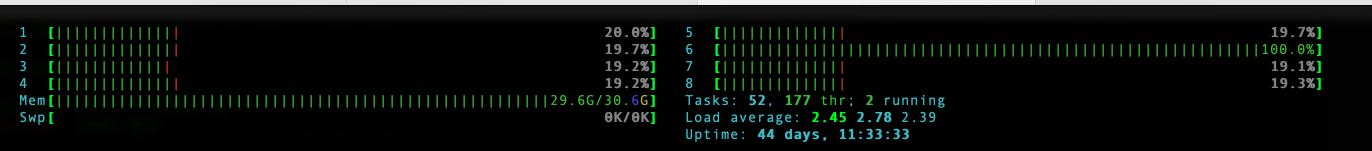
#> input picture images/memory_filled.png, 2744 x 302 px (shown at 1/2 size)
$ jupyter execute --allow-errors data_analysis_with_python.ipynb
#> lines starting #> are read from the running program, lines starting #| are printed output that depends on the picture
[cell 1]
import re
import sys
import os
import numpy as np
import scipy.linalg as SL

[cell 2]
def red_green_blue():
    res = list()
    with open('rgb.txt') as fh:
        lines = fh.readlines()
    for rgb in lines:
        s = re.sub(r'(\s*)(\d+)(\s*)(\d+)(\s*)(\d+)(\s*)(\t*)(\S+)(\s*)(\S*)(\s*)(\S*)(\n)',
                   r'\2\t\4\t\6\t\8\9\10\11\12',
                   rgb)
        #print(repr(s))
        res.append(s)
    return res

#> (the rest of this cell did not finish here and is left out)

#> (a cell that did not finish here is left out)

[cell 4]
def word_frequencies(fname):
    res = list()
    with open(fname) as fh:
        lines = fh.readlines()
    lines_fixed = list()
    for line in lines:
        l = line.replace('\n', '').strip("""!"#$%&'()*,-./:;?[]_ @""") # lines level
        if len(l) > 0:
            words = l.split()
            clean_words = list()
            for word in words:
                if not word.isspace() and len(word) > 0:
                    w = word.strip("""!"#$%&'()*,-./:;?[]_ @""") # words level
                    if len(w) > 0: # Do not remove empty character to pass test
                     clean_words.append(w)
            lines_fixed.append(clean_words)
    # Generate unique words from the text
    unique_words = set()
    for words in lines_fixed:
        unique_words = unique_words.union(set(words)) # Do not unify case to pass test
    # Create dict of word count
    result_dict = dict()
    for k in unique_words:
        result_dict[k] = 0
        counter = 0
        for sentence in lines_fixed:
            counter += sentence.count(k)
        result_dict[k] = counter
    return result_dict

def main():
    res = word_frequencies('./alice.txt')
    print(res['Creating'])
    for k in res:
        print(f'{k} \t{res[k]}')
#> (the rest of this cell did not finish here and is left out)

#> (a cell that did not finish here is left out)

print(f"{res['creating']}, {res['Creating']}")

[cell 6]
def file_extensions(fname):
    extensions = set()
    res = dict()
    noext = list()
    with open(fname) as fh:
        lines = fh.read().splitlines()
        for fn in lines:
            if fn.find(".") > 0:
                ext = fn.split(".")[-1]
                if ext not in res.keys():
                    res[k] = [fn]
                else:
                    res[k].append(fn)
            else:
                noext.append(fn)
    return (noext, res)

[cell 7]
# Init
class Prepend():
    def __init__(self, prepend_str):
        self.start = prepend_str

    def write(self, text):
        print(f'{self.start} {text}')

def main():
    p = Prepend("+++ ")
    p.write("Hello")
main()

[cell 8]
# Overriding logical operators
class Rational():
    def __init__(self, numerator, denominator):
        self.numerator = numerator
        self.denominator = denominator
    def __str__(self):
        return f'{self.numerator}/{self.denominator}'
    def __repr__(self):
        return f'{self.numerator}/{self.denominator}'
    def __add__(self, other):
        denominator = self.denominator * other.denominator
        numerator = (denominator/self.denominator) * self.numerator + (denominator/other.denominator) * other.numerator
        return Rational(numerator, denominator)
    def __sub__(self, other):
        denominator = self.denominator * other.denominator
        numerator = (denominator/self.denominator) * self.numerator - (denominator/other.denominator) * other.numerator
        return Rational(numerator, denominator)
    def __mul__(self, other):
        numerator = self.numerator * other.numerator
        denominator = self.denominator * other.denominator
        return Rational(numerator, denominator)
    def __truediv__(self, other):
        numerator = self.numerator * other.denominator
        denominator = self.denominator * other.numerator
        return Rational(numerator, denominator)
    def __lt__(self, other):
        return True if self.numerator/self.denominator < other.numerator/other.denominator else False
    def __gt__(self, other):
        return True if self.numerator/self.denominator > other.numerator/other.denominator else False
    def __eq__(self, other):
        return True if self.numerator/self.denominator == other.numerator/other.denominator else False


a = Rational(1,4)
b = Rational(2,3)
c = a + b
print(f'a = {a}, b = {b}')
print(f'a+b = {a + b}')
print(f'a-b={a-b}, a*b={a*b}, a/b={a/b}, a<b={a<b} a>b={a>b},  a==b = {a==b}')

[cell 9]
# Exception nesting
test_str = "abd 123 1.2 test 13.2 -1"
def extract_numbers(text):
#> called with text = 'abd 123 1.2 test 13.2 -1'
    items = text.split(" ")
    res = list()
    for item in items:
        try:
            i = int(item)
            res.append(i)
        except ValueError:
            try:
                f = float(item)
                res.append(f)
            except ValueError:
                continue
    return res
extract_numbers(test_str)

[cell 10]
# Numpy
np.random.seed(0)
x = np.random.randint(0, 5, (3,3))
y = np.random.randint(5, 10, (3,3))
x, y

[cell 11]
# Vector lengths
def vector_lengths(x):
    n, m = x.shape
    #SL.norm(x, axis=1)
    return np.sqrt(np.sum(np.power(x, [2]), axis=1))
vector_lengths(x)

[cell 12]
# Vector angles
def vector_angles(x, y):
    if len(x.shape) > 1: # process a matrix of vectors
        n = x.shape[0]
        angles_radians = np.zeros(n)
        for i in range(n):
            inner_prod = sum(x[i][:] * y[i][:])
            norm_prod = np.sqrt(sum(x[i][:] * x[i][:])) * np.sqrt(sum(y[i][:] * y[i][:]))
            angles_radians[i] = np.arccos(np.clip(inner_prod/norm_prod, -1.0, 1.0))
        angles_radians
        return np.degrees(angles_radians)
    else: # process single vectors
        inner_prod = sum(x * y)
        norm_prod = np.sqrt(sum(x * x)) * np.sqrt(sum(y * y))
        angle_radians = np.arccos(np.clip(inner_prod/norm_prod, -1.0, 1.0))
        return np.degrees(angle_radians)
vector_angles(np.array([4, 5, 6]), np.array([4, 5, 6])), vector_angles(x, y)

[cell 13]
def multiplication_table(n):
#> called with n = 4
    vec = np.arange(n)
    for i in vec:
        print(vec[i] * vec)
    return
multiplication_table(4)

## Image Processing

[cell 14]
import matplotlib.pyplot as plt
import numpy as np

[cell 15]
# Each image is a multi-dimensional matrix
# A CYMK image has 4 channels

plt.figure(figsize=(25,10))
painting=plt.imread("images/memory_filled.png")
#> painting is the input picture: shape (302, 2744, 4) float32; mean R, G, B, A 0.049, 0.0665, 0.0537, 1
plt.title('Original image')
print(painting.shape)
#| (302, 2744, 4)
print(f"The image consists of {painting.shape[0] * painting.shape[1]} pixels")
#| The image consists of 828688 pixels
plt.imshow(painting);

[cell 16]
# Adjust the layers
adjusted_c = painting[:,:,0]  *  0.2126
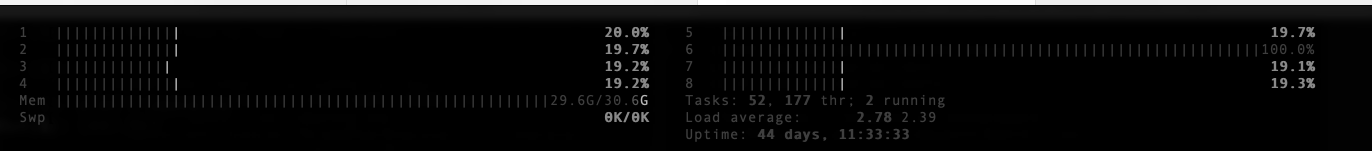
#> adjusted_c: shape (302, 2744) float32 (shown at 1/2 size); min 0, max 0.201, mean 0.0104; drawn with min black and max white
adjusted_m = painting[:,:,1]  * 0.7152
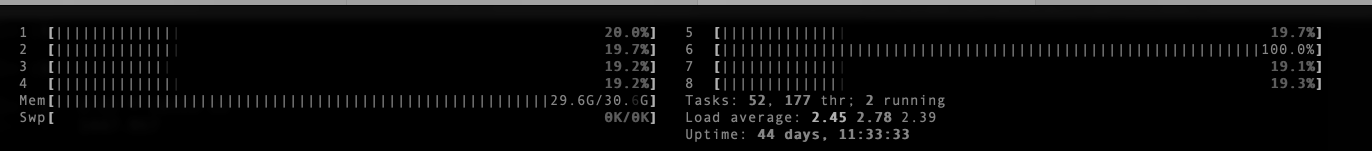
#> adjusted_m: shape (302, 2744) float32 (shown at 1/2 size); min 0, max 0.693, mean 0.0475
adjusted_y = painting[:,:, 2] * 0.0722
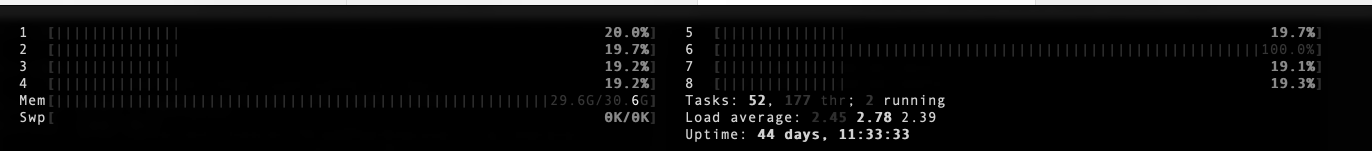
#> adjusted_y: shape (302, 2744) float32 (shown at 1/2 size); min 0, max 0.0682, mean 0.00388; drawn with min black and max white
adjusted_k = painting[:,:, 3] * 1
#> adjusted_k: shape (302, 2744) float32; every value is 1

print(f'channel shapes: {adjusted_c.shape},{adjusted_m.shape},{adjusted_y.shape},{adjusted_k.shape}')
#| channel shapes: (302, 2744),(302, 2744),(302, 2744),(302, 2744)
print(f'Image resolution: {adjusted_c.shape[0] * adjusted_c.shape[1]}')
#| Image resolution: 828688

[cell 17]
# repackage the image into a n-dimensional array
adj_painting = np.ones((302, 2744, 4), dtype=np.float32)
adj_painting[:,:,0] = adjusted_c
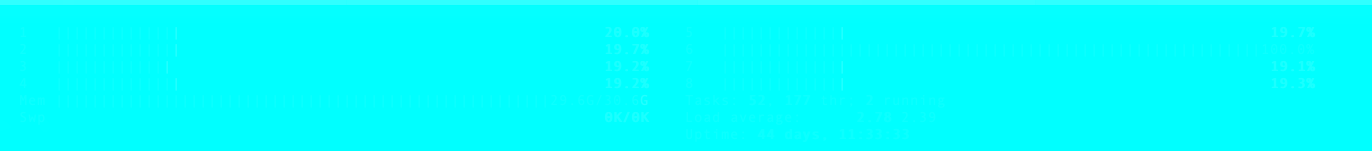
#> adj_painting: shape (302, 2744, 4) float32 (shown at 1/2 size); mean of channels 0, 1, 2, 3 0.0104, 1, 1, 1; drawn as R, G, B
adj_painting[:,:,1] = adjusted_m
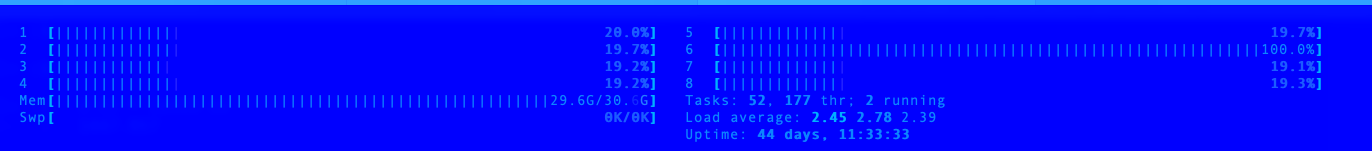
#> adj_painting: shape (302, 2744, 4) float32 (shown at 1/2 size); mean of channels 0, 1, 2, 3 0.0104, 0.0475, 1, 1; drawn as R, G, B
adj_painting[:,:,2] = adjusted_y
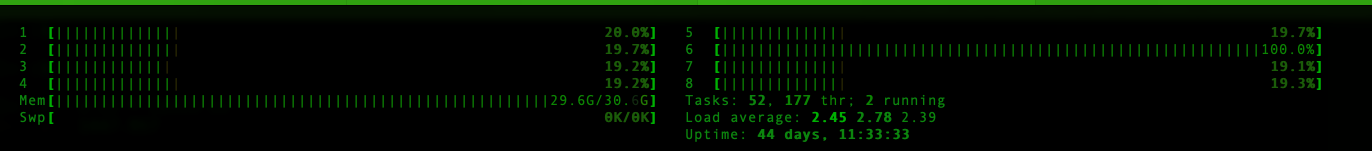
#> adj_painting: shape (302, 2744, 4) float32 (shown at 1/2 size); mean of channels 0, 1, 2, 3 0.0104, 0.0475, 0.00387, 1; drawn as R, G, B
adj_painting[:,:,3] = adjusted_k

[cell 18]
# visualize one adjusted channel
fig, ax = plt.subplots(5, 1, figsize=(25,10), tight_layout=True)
ax[0].imshow(adjusted_c)
ax[1].imshow(adjusted_m)
ax[2].imshow(adjusted_y)
ax[3].imshow(adjusted_k)

# adjusted
ax[4].imshow(adj_painting, cmap='gray')
_=ax[4].set_title('Adjusted img')

[cell 19]
plt.figure(figsize=(20,15))

def to_red(ndarray):
    img = ndarray.copy()
    img[:,:,1] = 0
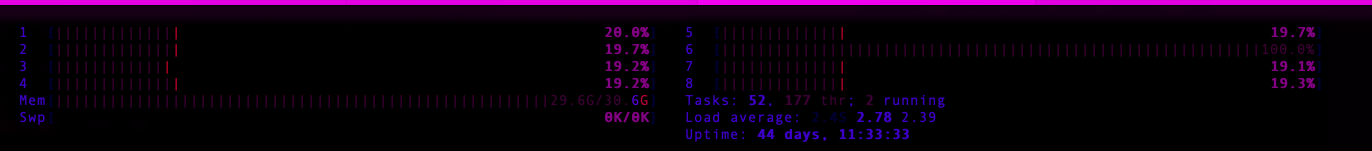
#> img: shape (302, 2744, 4) float32 (shown at 1/2 size); mean R, G, B, A 0.049, 0, 0.0537, 1
    img[:,:,2] = 0
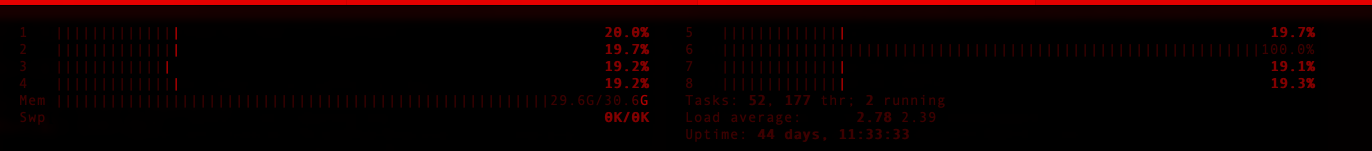
#> img: shape (302, 2744, 4) float32 (shown at 1/2 size); mean R, G, B, A 0.049, 0, 0, 1
    return img

_ = plt.imshow(to_red(painting))
